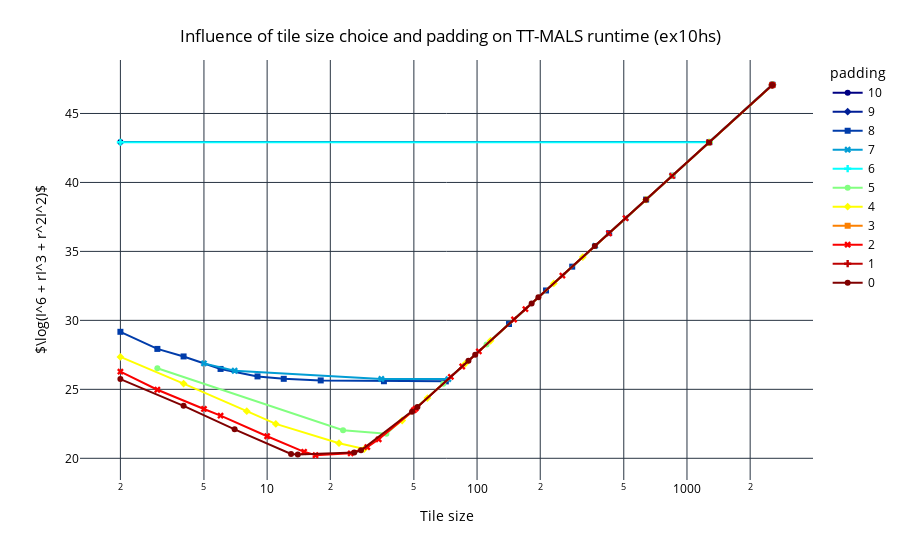

Notebook source saved alongside this figure:
### Code cell
line_plot_padding_tile_size_tt_mals_runtime_per_matrix(padding_df, "ex10hs")

### Figure 1 — Plotly figure (JSON) as saved in the notebook; plotly's stock layout.template omitted (floating-point values rounded to 4 significant figures)
{"data": [{"hovertemplate": "padding=10<br>Tile size=%{x}<br>log_obj_func=%{y}<extra></extra>", "legendgroup": "10", "line": {"color": "rgb(0, 0, 131)", "dash": "solid"}, "marker": {"symbol": "circle"}, "mode": "lines+markers", "name": "10", "orientation": "v", "showlegend": true, "x": [2.0, 1279.0, 2558.0], "xaxis": "x", "y": [42.92, 42.92, 47.08], "yaxis": "y", "type": "scatter"}, {"hovertemplate": "padding=9<br>Tile size=%{x}<br>log_obj_func=%{y}<extra></extra>", "legendgroup": "9", "line": {"color": "rgb(0, 30, 150)", "dash": "solid"}, "marker": {"symbol": "diamond"}, "mode": "lines+markers", "name": "9", "orientation": "v", "showlegend": true, "x": [2557.0], "xaxis": "x", "y": [47.08], "yaxis": "y", "type": "scatter"}, {"hovertemplate": "padding=8<br>Tile size=%{x}<br>log_obj_func=%{y}<extra></extra>", "legendgroup": "8", "line": {"color": "rgb(0, 60, 170)", "dash": "solid"}, "marker": {"symbol": "square"}, "mode": "lines+markers", "name": "8", "orientation": "v", "showlegend": true, "x": [2.0, 3.0, 4.0, 6.0, 9.0, 12.0, 18.0, 36.0, 71.0, 142.0, 213.0, 284.0, 426.0, 639.0, 852.0, 1278.0, 2556.0], "xaxis": "x", "y": [29.17, 27.93, 27.38, 26.48, 25.94, 25.76, 25.65, 25.59, 25.58, 29.73, 32.17, 33.89, 36.33, 38.76, 40.49, 42.92, 47.08], "yaxis": "y", "type": "scatter"}, {"hovertemplate": "padding=7<br>Tile size=%{x}<br>log_obj_func=%{y}<extra></extra>", "legendgroup": "7", "line": {"color": "rgb(2, 157, 212)", "dash": "solid"}, "marker": {"symbol": "x"}, "mode": "lines+markers", "name": "7", "orientation": "v", "showlegend": true, "x": [5.0, 7.0, 35.0, 73.0, 365.0, 511.0, 2555.0], "xaxis": "x", "y": [26.88, 26.35, 25.75, 25.74, 35.4, 37.42, 47.07], "yaxis": "y", "type": "scatter"}, {"hovertemplate": "padding=6<br>Tile size=%{x}<br>log_obj_func=%{y}<extra></extra>", "legendgroup": "6", "line": {"color": "rgb(5, 255, 255)", "dash": "solid"}, "marker": {"symbol": "cross"}, "mode": "lines+markers", "name": "6", "orientation": "v", "showlegend": true, "x": [2.0, 1277.0, 2554.0], "xaxis": "x", "y": [42.91, 42.91, 47.07], "yaxis": "y", "type": "scatter"}, {"hovertemplate": "padding=5<br>Tile size=%{x}<br>log_obj_func=%{y}<extra></extra>", "legendgroup": "5", "line": {"color": "rgb(130, 255, 128)", "dash": "solid"}, "marker": {"symbol": "circle"}, "mode": "lines+markers", "name": "5", "orientation": "v", "showlegend": true, "x": [3.0, 23.0, 37.0, 69.0, 111.0, 851.0, 2553.0], "xaxis": "x", "y": [26.53, 22.03, 21.78, 25.41, 28.26, 40.48, 47.07], "yaxis": "y", "type": "scatter"}, {"hovertemplate": "padding=4<br>Tile size=%{x}<br>log_obj_func=%{y}<extra></extra>", "legendgroup": "4", "line": {"color": "rgb(255, 255, 0)", "dash": "solid"}, "marker": {"symbol": "diamond"}, "mode": "lines+markers", "name": "4", "orientation": "v", "showlegend": true, "x": [2.0, 4.0, 8.0, 11.0, 22.0, 29.0, 44.0, 58.0, 88.0, 116.0, 232.0, 319.0, 638.0, 1276.0, 2552.0], "xaxis": "x", "y": [27.35, 25.42, 23.42, 22.5, 21.09, 20.67, 22.74, 24.37, 26.86, 28.52, 32.68, 34.59, 38.75, 42.91, 47.07], "yaxis": "y", "type": "scatter"}, {"hovertemplate": "padding=3<br>Tile size=%{x}<br>log_obj_func=%{y}<extra></extra>", "legendgroup": "3", "line": {"color": "rgb(252, 128, 0)", "dash": "solid"}, "marker": {"symbol": "square"}, "mode": "lines+markers", "name": "3", "orientation": "v", "showlegend": true, "x": [2551.0], "xaxis": "x", "y": [47.07], "yaxis": "y", "type": "scatter"}, {"hovertemplate": "padding=2<br>Tile size=%{x}<br>log_obj_func=%{y}<extra></extra>", "legendgroup": "2", "line": {"color": "rgb(250, 0, 0)", "dash": "solid"}, "marker": {"symbol": "x"}, "mode": "lines+markers", "name": "2", "orientation": "v", "showlegend": true, "x": [2.0, 3.0, 5.0, 6.0, 10.0, 15.0, 17.0, 25.0, 30.0, 34.0, 50.0, 51.0, 75.0, 85.0, 102.0, 150.0, 170.0, 255.0, 425.0, 510.0, 850.0, 1275.0, 2550.0], "xaxis": "x", "y": [26.28, 24.97, 23.58, 23.09, 21.6, 20.47, 20.22, 20.36, 20.82, 21.38, 23.49, 23.61, 25.91, 26.66, 27.75, 30.06, 30.81, 33.25, 36.31, 37.41, 40.47, 42.9, 47.06], "yaxis": "y", "type": "scatter"}, {"hovertemplate": "padding=1<br>Tile size=%{x}<br>log_obj_func=%{y}<extra></extra>", "legendgroup": "1", "line": {"color": "rgb(189, 0, 0)", "dash": "solid"}, "marker": {"symbol": "cross"}, "mode": "lines+markers", "name": "1", "orientation": "v", "showlegend": true, "x": [2549.0], "xaxis": "x", "y": [47.06], "yaxis": "y", "type": "scatter"}, {"hovertemplate": "padding=0<br>Tile size=%{x}<br>log_obj_func=%{y}<extra></extra>", "legendgroup": "0", "line": {"color": "rgb(128, 0, 0)", "dash": "solid"}, "marker": {"symbol": "circle"}, "mode": "lines+markers", "name": "0", "orientation": "v", "showlegend": true, "x": [2.0, 4.0, 7.0, 13.0, 14.0, 26.0, 28.0, 49.0, 52.0, 91.0, 98.0, 182.0, 196.0, 364.0, 637.0, 1274.0, 2548.0], "xaxis": "x", "y": [25.75, 23.81, 22.1, 20.32, 20.27, 20.41, 20.58, 23.37, 23.72, 27.07, 27.51, 31.22, 31.67, 35.38, 38.74, 42.9, 47.06], "yaxis": "y", "type": "scatter"}], "layout": {"xaxis": {"anchor": "y", "domain": [0.0, 1.0], "title": {"text": "Tile size"}, "type": "log"}, "yaxis": {"anchor": "x", "domain": [0.0, 1.0], "title": {"text": "$\\log(I^6 + rI^3 + r^2I^2)$"}}, "legend": {"title": {"text": "padding"}, "tracegroupgap": 0}, "margin": {"t": 60}, "title": {"text": "Influence of tile size choice and padding on TT-MALS runtime (ex10hs)", "x": 0.5, "xanchor": "center", "yanchor": "top"}, "font": {"color": "black"}, "plot_bgcolor": "white", "paper_bgcolor": "white"}}
